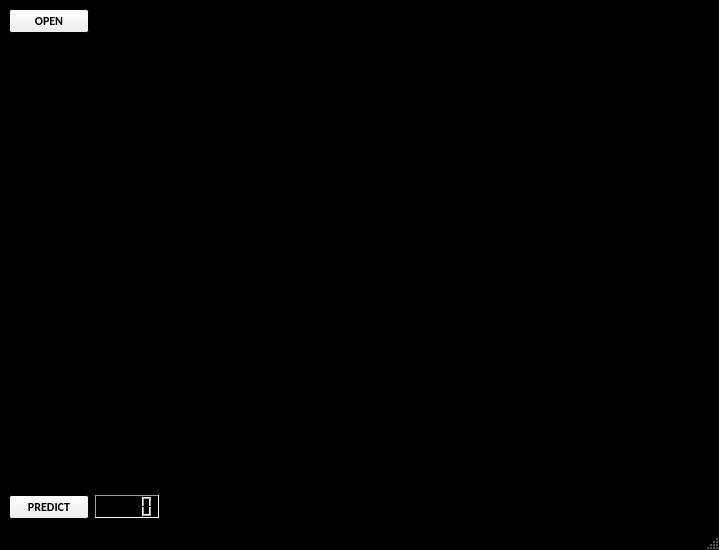
<?xml version="1.0" encoding="UTF-8"?>
<ui version="4.0">
 <class>MainWindow</class>
 <widget class="QMainWindow" name="MainWindow">
  <property name="geometry">
   <rect>
    <x>0</x>
    <y>0</y>
    <width>719</width>
    <height>550</height>
   </rect>
  </property>
  <property name="palette">
   <palette>
    <active>
     <colorrole role="Base">
      <brush brushstyle="SolidPattern">
       <color alpha="255">
        <red>255</red>
        <green>255</green>
        <blue>255</blue>
       </color>
      </brush>
     </colorrole>
     <colorrole role="Window">
      <brush brushstyle="SolidPattern">
       <color alpha="255">
        <red>0</red>
        <green>0</green>
        <blue>0</blue>
       </color>
      </brush>
     </colorrole>
    </active>
    <inactive>
     <colorrole role="Base">
      <brush brushstyle="SolidPattern">
       <color alpha="255">
        <red>255</red>
        <green>255</green>
        <blue>255</blue>
       </color>
      </brush>
     </colorrole>
     <colorrole role="Window">
      <brush brushstyle="SolidPattern">
       <color alpha="255">
        <red>0</red>
        <green>0</green>
        <blue>0</blue>
       </color>
      </brush>
     </colorrole>
    </inactive>
    <disabled>
     <colorrole role="Base">
      <brush brushstyle="SolidPattern">
       <color alpha="255">
        <red>0</red>
        <green>0</green>
        <blue>0</blue>
       </color>
      </brush>
     </colorrole>
     <colorrole role="Window">
      <brush brushstyle="SolidPattern">
       <color alpha="255">
        <red>0</red>
        <green>0</green>
        <blue>0</blue>
       </color>
      </brush>
     </colorrole>
    </disabled>
   </palette>
  </property>
  <property name="font">
   <font>
    <family>Calibri</family>
    <weight>75</weight>
    <bold>true</bold>
   </font>
  </property>
  <property name="windowTitle">
   <string>Net Covid Predict</string>
  </property>
  <property name="tabShape">
   <enum>QTabWidget::Rounded</enum>
  </property>
  <widget class="QWidget" name="centralwidget">
   <layout class="QGridLayout" name="gridLayout_2">
    <item row="0" column="0">
     <layout class="QGridLayout" name="gridLayout">
      <item row="0" column="0">
       <layout class="QHBoxLayout" name="horizontalLayout">
        <property name="sizeConstraint">
         <enum>QLayout::SetFixedSize</enum>
        </property>
        <item>
         <widget class="QPushButton" name="bOpen">
          <property name="text">
           <string>OPEN</string>
          </property>
         </widget>
        </item>
        <item>
         <spacer name="horizontalSpacer">
          <property name="orientation">
           <enum>Qt::Horizontal</enum>
          </property>
          <property name="sizeHint" stdset="0">
           <size>
            <width>648</width>
            <height>20</height>
           </size>
          </property>
         </spacer>
        </item>
       </layout>
      </item>
      <item row="1" column="0">
       <widget class="QLabel" name="label">
        <property name="text">
         <string/>
        </property>
        <property name="pixmap">
         <pixmap>../2.jpeg</pixmap>
        </property>
        <property name="scaledContents">
         <bool>true</bool>
        </property>
       </widget>
      </item>
      <item row="2" column="0">
       <layout class="QHBoxLayout" name="horizontalLayout_2">
        <property name="sizeConstraint">
         <enum>QLayout::SetFixedSize</enum>
        </property>
        <item>
         <widget class="QPushButton" name="bPredict">
          <property name="text">
           <string>PREDICT</string>
          </property>
         </widget>
        </item>
        <item>
         <widget class="QLCDNumber" name="lcdNumber">
          <property name="sizePolicy">
           <sizepolicy hsizetype="Fixed" vsizetype="Fixed">
            <horstretch>0</horstretch>
            <verstretch>0</verstretch>
           </sizepolicy>
          </property>
          <property name="frameShape">
           <enum>QFrame::Panel</enum>
          </property>
          <property name="frameShadow">
           <enum>QFrame::Sunken</enum>
          </property>
         </widget>
        </item>
        <item>
         <spacer name="horizontalSpacer_2">
          <property name="orientation">
           <enum>Qt::Horizontal</enum>
          </property>
          <property name="sizeHint" stdset="0">
           <size>
            <width>578</width>
            <height>20</height>
           </size>
          </property>
         </spacer>
        </item>
       </layout>
      </item>
     </layout>
    </item>
   </layout>
  </widget>
  <widget class="QStatusBar" name="statusbar"/>
 </widget>
 <resources/>
 <connections>
  <connection>
   <sender>bOpen</sender>
   <signal>clicked()</signal>
   <receiver>label</receiver>
   <slot>clear()</slot>
   <hints>
    <hint type="sourcelabel">
     <x>65</x>
     <y>23</y>
    </hint>
    <hint type="destinationlabel">
     <x>82</x>
     <y>101</y>
    </hint>
   </hints>
  </connection>
  <connection>
   <sender>bPredict</sender>
   <signal>clicked()</signal>
   <receiver>lcdNumber</receiver>
   <slot>setBinMode()</slot>
   <hints>
    <hint type="sourcelabel">
     <x>56</x>
     <y>540</y>
    </hint>
    <hint type="destinationlabel">
     <x>144</x>
     <y>542</y>
    </hint>
   </hints>
  </connection>
 </connections>
</ui>
